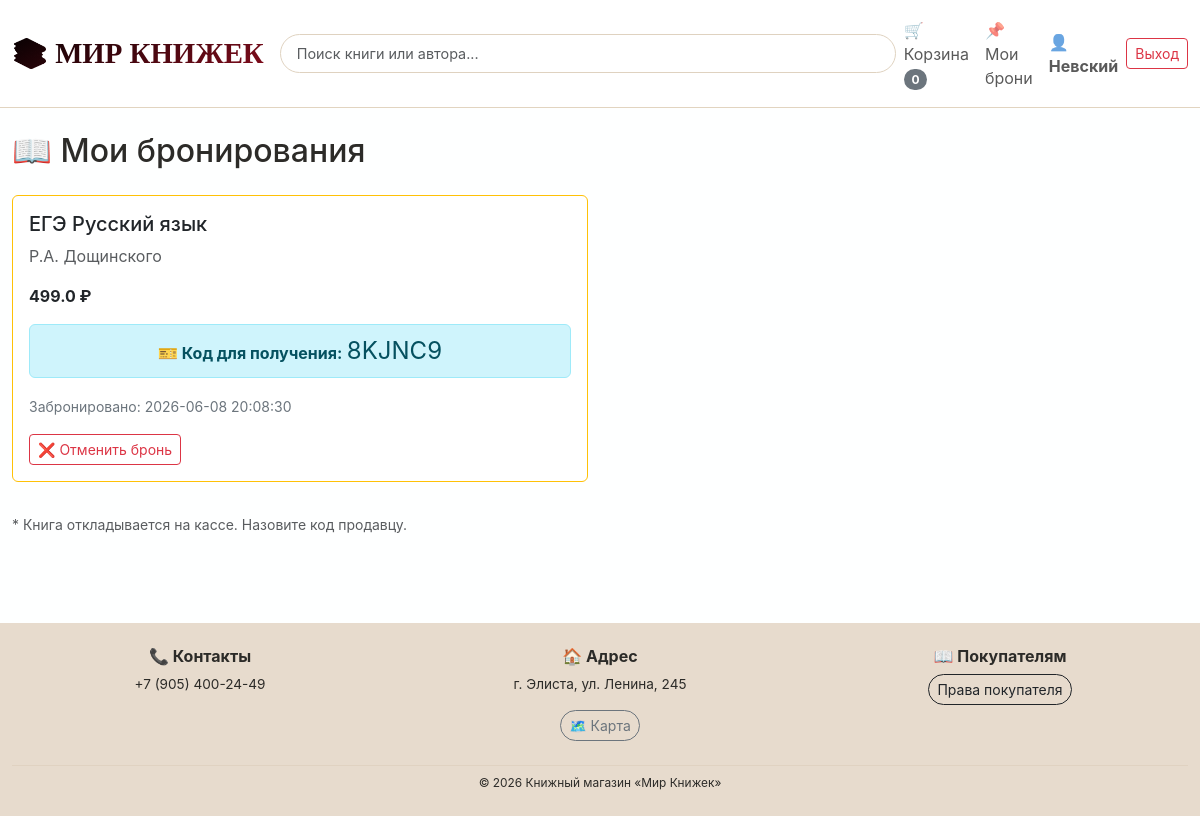
The app's page /my_reservations (signed in) with its own data.
### tables this page shows
CREATE TABLE reservations 
                    (id INTEGER PRIMARY KEY AUTOINCREMENT,
                     user_id INTEGER,
                     book_id INTEGER,
                     book_title TEXT,
                     book_author TEXT,
                     book_price REAL,
                     status TEXT DEFAULT 'active',
                     created_at TEXT, pickup_code TEXT,
                     FOREIGN KEY (user_id) REFERENCES users (id),
                     FOREIGN KEY (book_id) REFERENCES books (id));

### app.py (the view)
@app.route('/my_reservations')
def my_reservations():
    if 'user_id' not in session:
        return redirect(url_for('login'))
    conn = get_db_connection()
    reservations = conn.execute(
        'SELECT * FROM reservations WHERE user_id = ? AND status = "active" ORDER BY created_at DESC',
        (session['user_id'],)
    ).fetchall()
    conn.close()
    return render_template('my_reservations.html', reservations=reservations)

### app.py (called while the page is built)
@app.context_processor
def inject_csrf_token():
    return {'csrf_token': generate_csrf()}

def get_db_connection():
    conn = sqlite3.connect(DATABASE)
    conn.row_factory = sqlite3.Row
    return conn

### templates/my_reservations.html
{% extends "layout.html" %}
{% block content %}
<h2 class="mb-4">📖 Мои бронирования</h2>
{% if reservations %}
    <div class="row">
        {% for res in reservations %}
        <div class="col-md-6 mb-3">
            <div class="card border-warning h-100">
                <div class="card-body">
                    <h5 class="card-title">{{ res.book_title }}</h5>
                    <p class="card-text text-muted">{{ res.book_author }}</p>
                    <p class="fw-bold">{{ res.book_price }} ₽</p>
                    <div class="alert alert-info p-2 text-center">
                        <strong>🎫 Код для получения:</strong>
                        <span class="fs-4 fw-monospace">{{ res.pickup_code }}</span>
                    </div>
                    <small class="text-secondary">Забронировано: {{ res.created_at }}</small>
                    <div class="mt-3">
                        <a href="/cancel_reservation/{{ res.id }}" class="btn btn-sm btn-outline-danger" onclick="return confirm('Отменить бронь?')">❌ Отменить бронь</a>
                    </div>
                </div>
            </div>
        </div>
        {% endfor %}
    </div>
    <p class="mt-3 text-muted small">* Книга откладывается на кассе. Назовите код продавцу.</p>
{% else %}
    <div class="alert alert-light text-center">
        <p>У вас пока нет активных броней.</p>
        <a href="/" class="btn btn-primary">Перейти в каталог</a>
    </div>
{% endif %}
{% endblock %}

### templates/layout.html (style rules this page uses)
body { background-color: #feffff; font-family: 'Inter', sans-serif; color: #2c2b28; min-height: 100vh; display: flex; flex-direction: column; }

### records on screen
reservations: book_title "ЕГЭ Русский язык", book_author "Р.А. Дощинского", book_price "499.0", pickup_code "8KJNC9", created_at "2026-06-08 20:08:30"

### other values on screen
{{ session.get('cart', [])|length }} "0"
{{ session.username }} "Невский"
